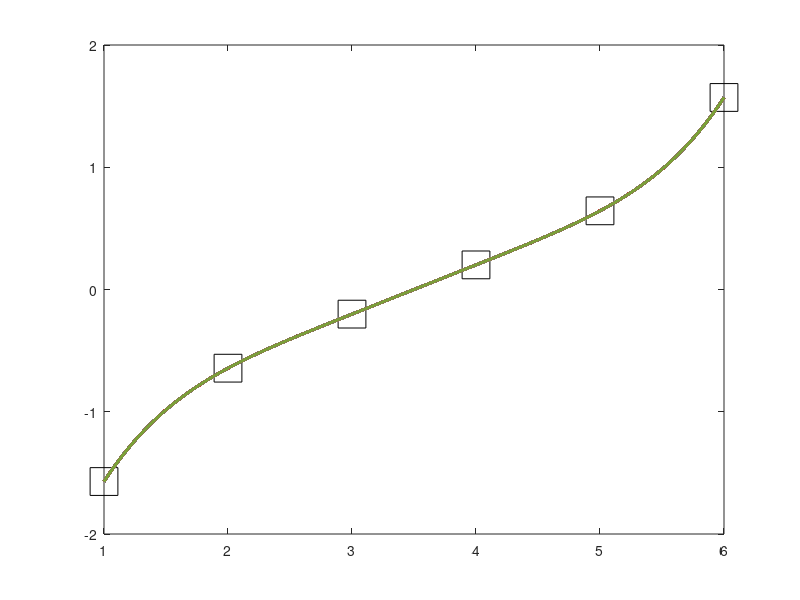

MATLAB code for this plot:
% Построить интерполяционный полином по значениям x и y(x) различными методами (прямой метод, Лагранжа, Ньютона).
% Построить интерполяционные сплайны второй степени. Методом наименьших квадратов построить аппроксимирующую функцию
% первой, второй и третьей степени.

% y(x) = arcsin(x)
% x = (-1, 0.6, -0.2, 0.2, 0.6, 1)

% Прямой метод действия
clear all;
y = [asin(-1), asin(-0.6), asin(-0.2), asin(0.2), asin(0.6), asin(1)]';
n = length(y);
x = [1:1:n];

for i=1:1:n
  for j=1:1:n
    a(i,j)=x(i)^(j-1);
  end
end

k = a ^ (-1) * y;
x2 = [1:0.01:n]';
n2 = length(x2);
y2 = zeros(n2);

for i=1:1:n
  y2 = y2 + k(i).* x2.^(i-1);
end

plot(x, y, 's', 'MarkerEdgeColor', 'k', 'MarkerSize', 20, x2, y2, '-', 'LineWidth', 2)

